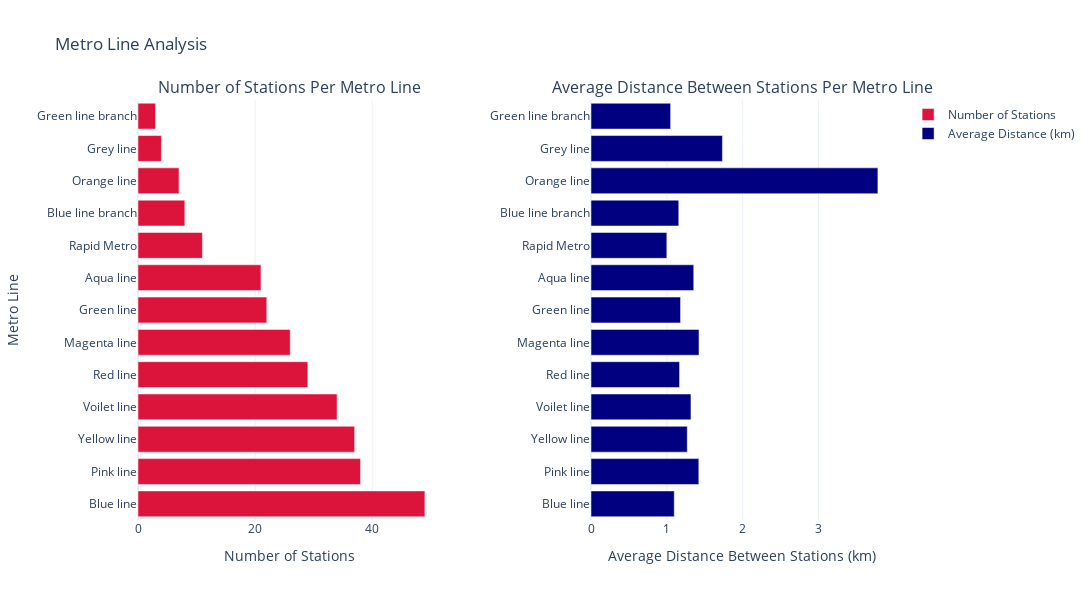

Source (notebook cell):
### Code cell
# creating subplots
fig = make_subplots(rows=1, cols=2, subplot_titles=('Number of Stations Per Metro Line',
                                                    'Average Distance Between Stations Per Metro Line'),
                    horizontal_spacing=0.2)

# plot for Number of Stations per Line
fig.add_trace(
    go.Bar(y=line_analysis['Line'], x=line_analysis['Number of Stations'],
           orientation='h', name='Number of Stations', marker_color='crimson'),
    row=1, col=1
)

# plot for Average Distance Between Stations
fig.add_trace(
    go.Bar(y=line_analysis['Line'], x=line_analysis['Average Distance Between Stations (km)'],
           orientation='h', name='Average Distance (km)', marker_color='navy'),
    row=1, col=2
)

# update xaxis properties
fig.update_xaxes(title_text="Number of Stations", row=1, col=1)
fig.update_xaxes(title_text="Average Distance Between Stations (km)", row=1, col=2)

# update yaxis properties
fig.update_yaxes(title_text="Metro Line", row=1, col=1)
fig.update_yaxes(title_text="", row=1, col=2)

# update layout
fig.update_layout(height=600, width=1200, title_text="Metro Line Analysis", template="plotly_white")

fig.show()

### Figure 1 — Plotly figure (JSON) as saved in the notebook; plotly's stock layout.template omitted (floating-point values rounded to 4 significant figures)
{"data": [{"marker": {"color": "crimson"}, "name": "Number of Stations", "orientation": "h", "type": "bar", "x": [49, 38, 37, 34, 29, 26, 22, 21, 11, 8, 7, 4, 3], "xaxis": "x", "y": ["Blue line", "Pink line", "Yellow line", "Voilet line", "Red line", "Magenta line", "Green line", "Aqua line", "Rapid Metro", "Blue line branch", "Orange line", "Grey line", "Green line branch"], "yaxis": "y"}, {"marker": {"color": "navy"}, "name": "Average Distance (km)", "orientation": "h", "type": "bar", "x": [1.098, 1.422, 1.269, 1.318, 1.168, 1.424, 1.181, 1.355, 1.0, 1.157, 3.783, 1.733, 1.05], "xaxis": "x2", "y": ["Blue line", "Pink line", "Yellow line", "Voilet line", "Red line", "Magenta line", "Green line", "Aqua line", "Rapid Metro", "Blue line branch", "Orange line", "Grey line", "Green line branch"], "yaxis": "y2"}], "layout": {"annotations": [{"font": {"size": 16}, "showarrow": false, "text": "Number of Stations Per Metro Line", "x": 0.2, "xanchor": "center", "xref": "paper", "y": 1, "yanchor": "bottom", "yref": "paper"}, {"font": {"size": 16}, "showarrow": false, "text": "Average Distance Between Stations Per Metro Line", "x": 0.8, "xanchor": "center", "xref": "paper", "y": 1, "yanchor": "bottom", "yref": "paper"}], "height": 600, "title": {"text": "Metro Line Analysis"}, "width": 1200, "xaxis": {"anchor": "y", "domain": [0, 0.4], "title": {"text": "Number of Stations"}}, "xaxis2": {"anchor": "y2", "domain": [0.6, 1], "title": {"text": "Average Distance Between Stations (km)"}}, "yaxis": {"anchor": "x", "domain": [0, 1], "title": {"text": "Metro Line"}}, "yaxis2": {"anchor": "x2", "domain": [0, 1], "title": {"text": ""}}}}
